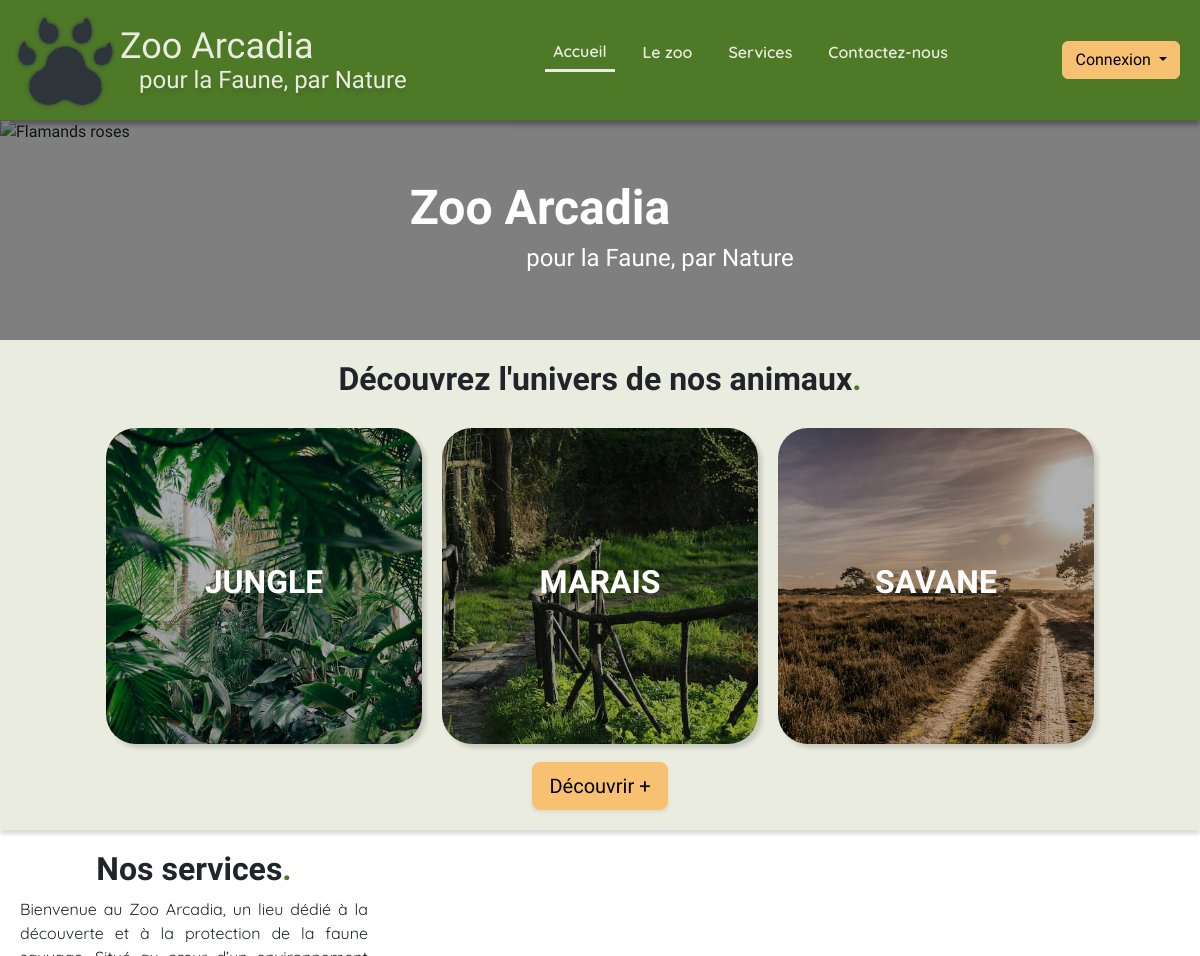
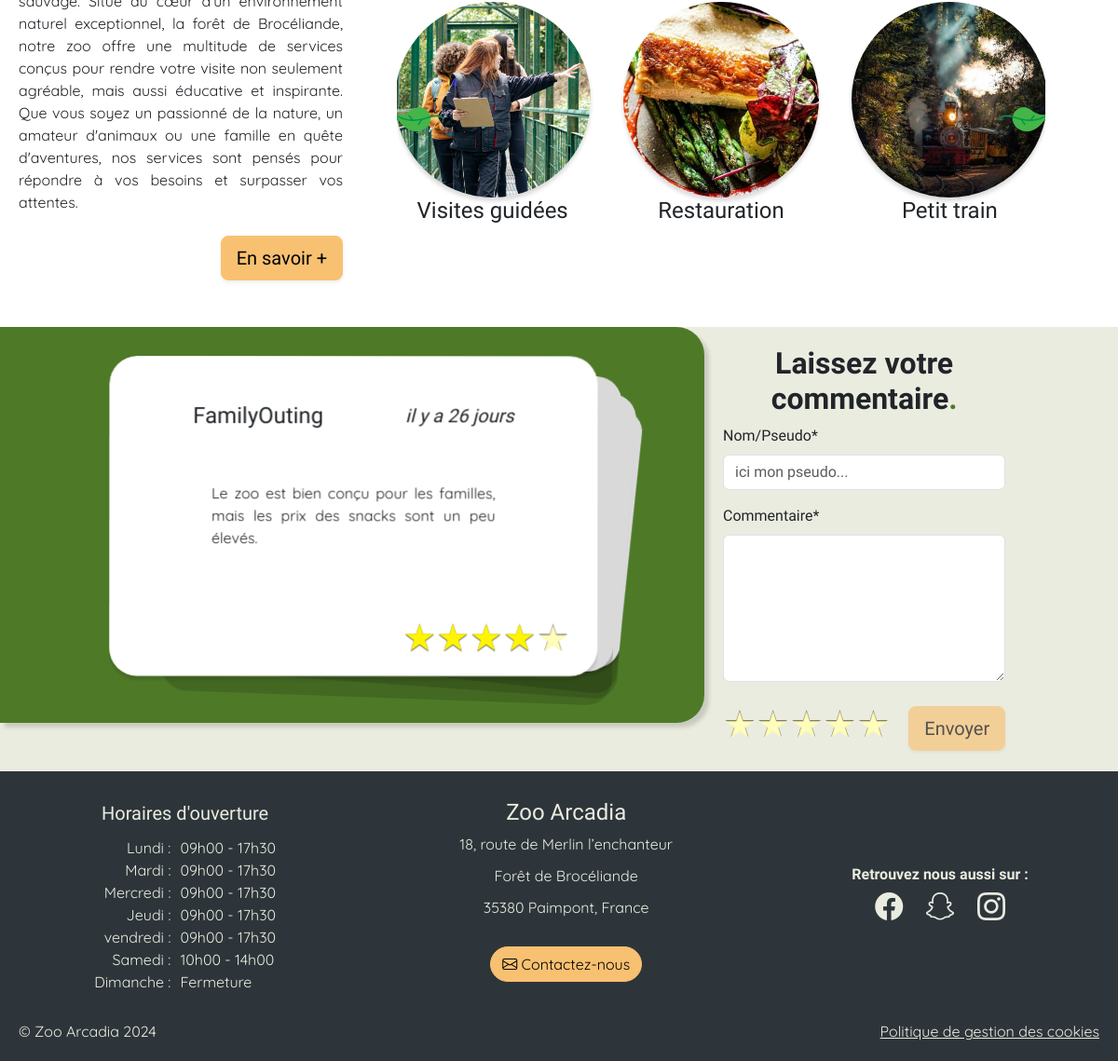
The page / on the database its author committed (2 pictures, top to bottom).
### tables this page shows
CREATE TABLE biome(
   id INT AUTO_INCREMENT,
   name VARCHAR(50) NOT NULL,
   description TEXT NOT NULL,
   image_url VARCHAR(250) NOT NULL,
   image_url_hd VARCHAR(250) NOT NULL,
   image_alt VARCHAR(250) NOT NULL,
   PRIMARY KEY(id)
);

CREATE TABLE service(
   id INT AUTO_INCREMENT,
   name VARCHAR(50),
   description TEXT,
   image_url VARCHAR(250),
   image_alt VARCHAR(250) NOT NULL,
   user_id INT,
   PRIMARY KEY(id),
   FOREIGN KEY(user_id) REFERENCES users(id)
);

CREATE TABLE comment(
   id INT AUTO_INCREMENT,
   pseudo VARCHAR(50) NOT NULL,
   comment TEXT NOT NULL,
   date_comment DATETIME NOT NULL,
   score INT NOT NULL,
   published BOOLEAN NOT NULL DEFAULT FALSE,
   user_id INT,
   PRIMARY KEY(id),
   FOREIGN KEY(user_id) REFERENCES users(id)
);

CREATE TABLE opening (
    id INT AUTO_INCREMENT PRIMARY KEY,
    day_name VARCHAR(10) NOT NULL,        
    opening_hour INT NOT NULL,  
    opening_minute INT NOT NULL, 
    closing_hour INT NOT NULL,    
    closing_minute INT NOT NULL,  
    closure BOOLEAN        
);

### app/Database/DbUtils.php (called while the page is built, shortened)
<?php
class DbUtils
{
    static ?PDO $pdo = null;
    public static function getPdo(): PDO
    {
        if (self::$pdo !== null) {
            return self::$pdo;
        }
        self::$pdo = new \PDO(self::getDSN(), self::getUser(), self::getPassword());
        return self::$pdo;
    }
    private static function getEnv($key, $default = null)
    {
        $value = getenv($key);
        return $default;
    }
    public static function getDSN()
    {
        $host = 'mysql';
        $dbname = self::getEnv('MYSQL_DATABASE');
        $port = '3306';
        return "mysql:host={$host};dbname={$dbname};port={$port}";
    }
    public static function getUser()
    {
        return self::getEnv('MYSQL_USER');
    }
    public static function getPassword()
    {
        return self::getEnv('MYSQL_PASSWORD');
    }
}

### app/Views/templates/opening.php (the view, shortened to what this page needs)
<?php
$query = DbUtils::getPdo()->query('SELECT * FROM opening');
$days = $query->fetchAll(\PDO::FETCH_ASSOC);
?>
<div id="opening-time">
    <div id="day">
        <div>Lundi :</div>
        <div>Mardi :</div>
        <div>Mercredi :</div>
        <div>Jeudi :</div>
        <div>vendredi :</div>
        <div>Samedi :</div>
        <div>Dimanche :</div>
    </div>
    <div id="opening-hours">
        <?php
            foreach ($days as $day){
                if($day['closure']){
                   echo "<div>Fermeture</div>";
                } else {
                    echo "<div>"
                    .sprintf('%02d', $day['opening_hour'])
                    ."h".sprintf('%02d', $day['opening_minute'])
                    ." - "
                    .sprintf('%02d', $day['closing_hour'])
                    ."h".sprintf('%02d', $day['closing_minute'])
                    ."</div>";
                }
            }
        ?>
    </div>
</div>

### app/Views/templates/card-biome-home.php (shortened to what this page needs)
<?php
$query = DbUtils::getPdo()->query('SELECT * FROM biome');
$biomes = $query->fetchAll(PDO::FETCH_ASSOC);
$threeFirstBiomes = array_slice($biomes, 0, 3);
?>
<?php foreach ($threeFirstBiomes as $biome) { ?>
    <a href="/biome/view">
        <div class="card-biome">
            <img src=<?php echo $biome['image_url'] ?> class="rounded w-100" alt=<?php echo $biome['image_alt'] ?>/>
            <h3><?php echo $biome['name'] ?></h3>
            <p><?php echo $biome['description'] ?></p>
        </div>
    </a>
<?php } ?>

### app/Views/templates/card-service.php (shortened to what this page needs)
<?php
$query = DbUtils::getPdo()->query('SELECT * FROM service');
$services = $query->fetchAll(PDO::FETCH_ASSOC);
foreach ($services as $service) { ?>
          <div class="swiper-slide">
          <div class="card-service">
            <img src=<?php echo $service['image_url'] ?> alt=<?php echo $service['image_alt'] ?>>
            <h4><?php echo $service['name'] ?></h4>
          </div>
        </div>
<?php } ?>

### app/Views/templates/card-comments.php (shortened to what this page needs)
<?php
$query = DbUtils::getPdo()->query('SELECT * FROM comment WHERE published = true ORDER BY date_comment DESC;');
$comments = $query->fetchAll(PDO::FETCH_ASSOC);
foreach ($comments as $comment) {
    $date_comment = strtotime($comment['date_comment']);
    $current_date = time();
    $diff_seconds = $current_date - $date_comment;
    $diff_days = floor($diff_seconds / (60 * 60 * 24));
    if ($diff_days == 0) {
        $days_ago = "aujourd'hui";
    } elseif ($diff_days == 1) {
        $days_ago = "il y a 1 jour";
    } else {
        $days_ago = "il y a $diff_days jours";
    }
    ?>
  <div class="swiper-slide">
    <div class="comment-card">
      <div class="header-comment">
        <h4><?php echo $comment['pseudo'] ?></h4>
        <h5><?php echo $days_ago; ?></h5>
      </div>
      <p><?php echo $comment['comment'] ?></p>
      <div class="stars">
      <?php
          for ($i = 1; $i <= 5; $i++) {
              if ($i <= $comment['score']) {
                  echo '<span class="star selected">★</span>';
              } else {
                  echo '<span class="star">★</span>';
              }
          }
          ?>
      </div>
    </div>
  </div>
<?php } ?>

### rows shown on the page
biome: image_url (picture), name "JUNGLE"
biome: image_url (picture), name "MARAIS"
biome: image_url (picture), name "SAVANE"
service: image_url (picture), name "Visites guidées"
service: image_url (picture), name "Restauration"
service: image_url (picture), name "Petit train"
comment: pseudo "FamilyOuting", date_comment "il y a 26 jours", comment "Le zoo est bien conçu pour les familles, mais les prix des snacks sont un peu élevés.", score 4 (drawn)
opening: opening_hour "09", opening_minute "00", closing_hour "17", closing_minute "30"
opening: opening_hour "09", opening_minute "00", closing_hour "17", closing_minute "30"
opening: opening_hour "09", opening_minute "00", closing_hour "17", closing_minute "30"
opening: opening_hour "09", opening_minute "00", closing_hour "17", closing_minute "30"
opening: opening_hour "09", opening_minute "00", closing_hour "17", closing_minute "30"
opening: opening_hour "10", opening_minute "00", closing_hour "14", closing_minute "00"
opening: closure "Fermeture"
